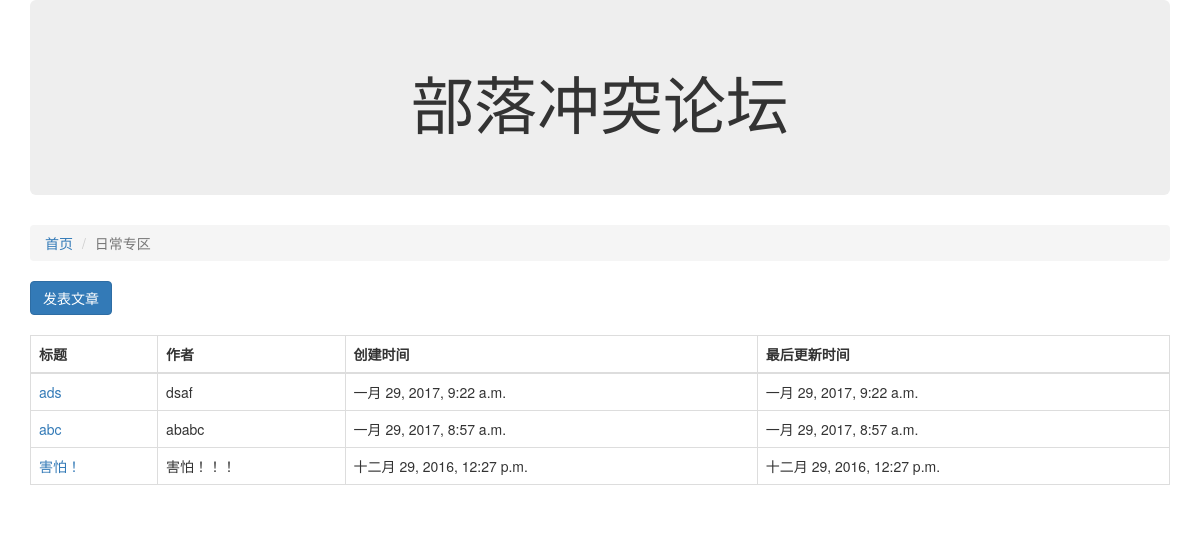
Before: /article/list/1 with the older database file.
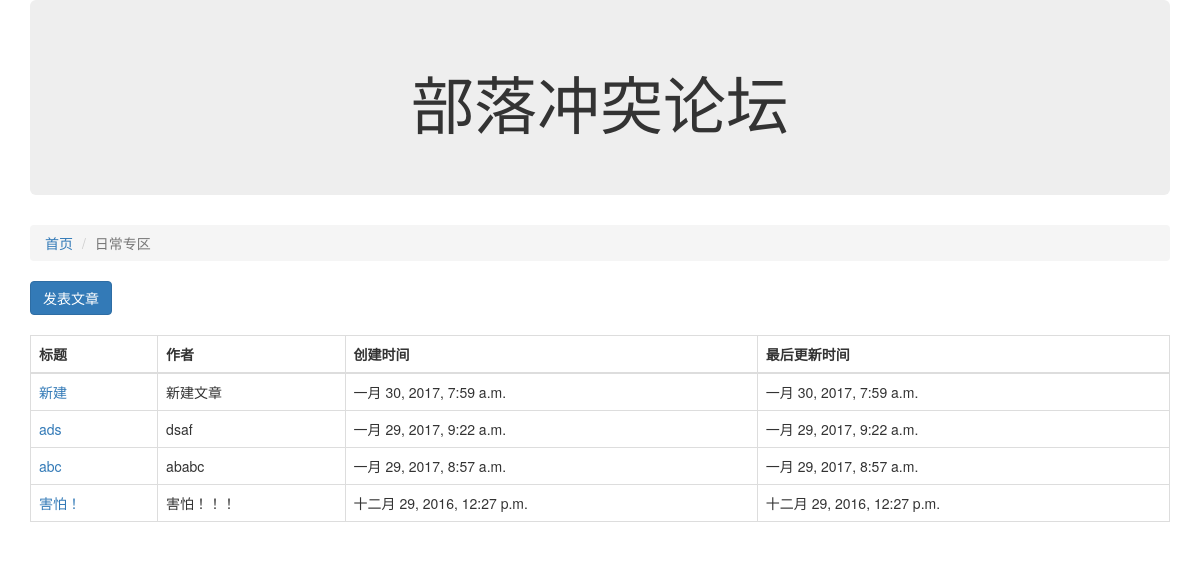
After: the same page with the newer database file.
### block/models.py (models this page shows, shortened)
class Block(models.Model):
    name = models.CharField("版块名称", max_length=100)
    desc = models.CharField("版块描述", max_length=100)
    manager_name = models.CharField("管理员名称", max_length=100)
    status = models.IntegerField("状态", choices= ((0,"正常"), (-1,"删除")), default = 0)
    class Meta:
        verbose_name = "版块"
        verbose_name_plural = "这些版块"

### article/models.py (models this page shows, shortened)
class Article(models.Model):
    block = models.ForeignKey(Block, verbose_name = "所属版块")
    title = models.CharField("文章名称", max_length=100)
    content = models.CharField("文章内容", max_length=10000)
    status = models.IntegerField("状态", choices= ((0,"正常"), (-1,"删除")), default = 0)
    create_timestamp = models.DateTimeField("创建时间", auto_now_add=True)
    last_update_timestamp = models.DateTimeField("更新时间", auto_now=True)
    class Meta:
        verbose_name = "文章"
        verbose_name_plural = "这些文章"

### article/views.py (the view)
# urls.py: url(r'^list/(?P<block_id>\d+)', article_list),
def article_list(request, block_id):
    block_id = int(block_id)
    block = Block.objects.get(id=block_id)
    articles_objs = Article.objects.filter(block=block, status=0).order_by("-id")
    return render(request, "article_list.html", {"articles": articles_objs, "b": block})

### article/templates/article_list.html
{% extends "base.html" %}
    {% block content %}
    <div class="col-xs-12">
        <ol class="breadcrumb">
            <li><a href="/">首页</a> </li>
            <li class="active">{{b.name}}</li>
        </ol>
        <a href="/article/create/{{b.id}}" class="btn btn-primary">发表文章</a>
        <br/>
        <br/>
        <table class="table table-bordered">
            <thead>
                <tr>
                    <th>标题</th>
                    <th>作者</th>
                    <th>创建时间</th>
                    <th>最后更新时间</th>
                </tr>
            </thead>
            <tbody>
                {% for article in articles %}
                <tr>
                    <td><a href="/article/detail/{{article.id}}">{{article.title}}</a></td>
                    <td>{{article.content}}</td>
                    <td>{{article.create_timestamp }}</td>
                    <td>{{article.last_update_timestamp}}</td>
                </tr>
                {% endfor %}
            </tbody>
        </table>
    </div>
    {% endblock %}

### templates/base.html (shortened to what this page needs)
<!doctype html>
<html>
    <head>
        <link rel="stylesheet" href="/static/css/bootstrap.min.css" />
    </head>
    <body>
        <div class="container">
            <div class="row">
                <div class="col-xs-12 col-md-12">
                    <div class="jumbotron">
                      <center><h1>部落冲突论坛</h1></center>
                    </div>
                </div>
            </div>
            <div class="row">
                {% block content %}
                {% endblock %}
            </div>
        </div>
    </body>
</html>

Changed rows visible on the page:
added Article: title "新建", content "新建文章", create_timestamp "一月 30, 2017, 7:59 a.m.", last_update_timestamp "一月 30, 2017, 7:59 a.m."
